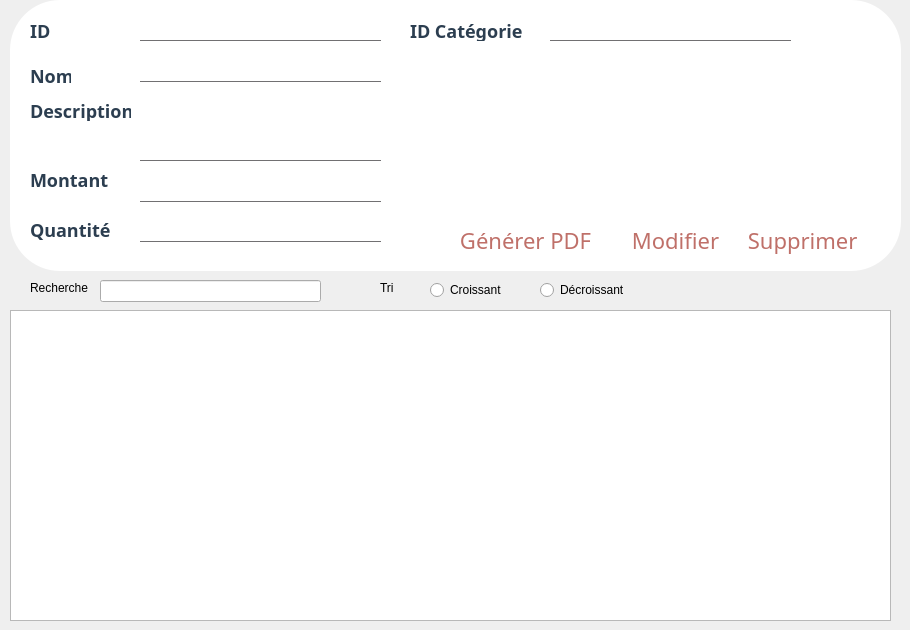
      <widget class="QWidget" name="Afficher">
       <attribute name="title">
        <string>Consulter la liste des dons</string>
       </attribute>
       <widget class="QTableView" name="tableView">
        <property name="geometry">
         <rect>
          <x>10</x>
          <y>310</y>
          <width>881</width>
          <height>311</height>
         </rect>
        </property>
       </widget>
       <widget class="QFrame" name="frame_3">
        <property name="geometry">
         <rect>
          <x>10</x>
          <y>0</y>
          <width>891</width>
          <height>271</height>
         </rect>
        </property>
        <property name="styleSheet">
         <string notr="true">QFrame{
border-radius:50px;

background-color: white;
}

QLabel{
color: #2C3E50;
font-size:18px;
font:bold;
font-family : century gothic;
}

QLineEdit{
background:transparent;
border:none;
color:#717072;
border-bottom:1px solid #717072;
}

QPushButton{
font-size:22px;
font-family:century gothic;
background:transparent;
border-radius:60px;
color:#BF7069;
border-radius:15px;
/*border:1px solid #BF7069;*/
}
QPushButton:hover{
color:#931A43;
/*background:#801414;*/
background:rgb(255, 228, 228);
border-radius:15px;
}</string>
        </property>
        <property name="frameShape">
         <enum>QFrame::StyledPanel</enum>
        </property>
        <property name="frameShadow">
         <enum>QFrame::Raised</enum>
        </property>
        <widget class="QLabel" name="label_64">
         <property name="geometry">
          <rect>
           <x>20</x>
           <y>220</y>
           <width>151</width>
           <height>20</height>
          </rect>
         </property>
         <property name="text">
          <string>Quantité</string>
         </property>
        </widget>
        <widget class="QLineEdit" name="lineEdit_description_8">
         <property name="geometry">
          <rect>
           <x>130</x>
           <y>120</y>
           <width>241</width>
           <height>41</height>
          </rect>
         </property>
        </widget>
        <widget class="QLabel" name="label_66">
         <property name="geometry">
          <rect>
           <x>20</x>
           <y>100</y>
           <width>101</width>
           <height>21</height>
          </rect>
         </property>
         <property name="text">
          <string>Description</string>
         </property>
        </widget>
        <widget class="QLineEdit" name="lineEdit_nom_8">
         <property name="geometry">
          <rect>
           <x>130</x>
           <y>60</y>
           <width>241</width>
           <height>22</height>
          </rect>
         </property>
        </widget>
        <widget class="QLineEdit" name="lineEdit_qut_8">
         <property name="geometry">
          <rect>
           <x>130</x>
           <y>220</y>
           <width>241</width>
           <height>22</height>
          </rect>
         </property>
        </widget>
        <widget class="QLineEdit" name="lineEdit_id_8">
         <property name="geometry">
          <rect>
           <x>130</x>
           <y>20</y>
           <width>241</width>
           <height>21</height>
          </rect>
         </property>
        </widget>
        <widget class="QLabel" name="label_65">
         <property name="geometry">
          <rect>
           <x>20</x>
           <y>60</y>
           <width>41</width>
           <height>31</height>
          </rect>
         </property>
         <property name="text">
          <string>Nom</string>
         </property>
        </widget>
        <widget class="QLabel" name="label_67">
         <property name="geometry">
          <rect>
           <x>20</x>
           <y>20</y>
           <width>41</width>
           <height>21</height>
          </rect>
         </property>
         <property name="text">
          <string>ID</string>
         </property>
        </widget>
        <widget class="QLabel" name="label_63">
         <property name="geometry">
          <rect>
           <x>20</x>
           <y>170</y>
           <width>91</width>
           <height>20</height>
          </rect>
         </property>
         <property name="text">
          <string>Montant</string>
         </property>
        </widget>
        <widget class="QLineEdit" name="lineEdit_mt_8">
         <property name="geometry">
          <rect>
           <x>130</x>
           <y>180</y>
           <width>241</width>
           <height>22</height>
          </rect>
         </property>
        </widget>
        <widget class="QPushButton" name="pushButton_supprimer">
         <property name="geometry">
          <rect>
           <x>730</x>
           <y>220</y>
           <width>131</width>
           <height>41</height>
          </rect>
         </property>
         <property name="text">
          <string>Supprimer </string>
         </property>
        </widget>
        <widget class="QPushButton" name="pushButton_modifier">
         <property name="geometry">
          <rect>
           <x>610</x>
           <y>220</y>
           <width>111</width>
           <height>41</height>
          </rect>
         </property>
         <property name="text">
          <string>Modifier</string>
         </property>
        </widget>
        <widget class="QPushButton" name="pushButton_PDF">
         <property name="geometry">
          <rect>
           <x>430</x>
           <y>220</y>
           <width>171</width>
           <height>41</height>
          </rect>
         </property>
         <property name="text">
          <string>Générer PDF</string>
         </property>
        </widget>
        <widget class="QLabel" name="label_68">
         <property name="geometry">
          <rect>
           <x>400</x>
           <y>20</y>
           <width>121</width>
           <height>21</height>
          </rect>
         </property>
         <property name="text">
          <string>ID Catégorie</string>
         </property>
        </widget>
        <widget class="QLineEdit" name="lineEdit_id_categorie">
         <property name="geometry">
          <rect>
           <x>540</x>
           <y>20</y>
           <width>241</width>
           <height>21</height>
          </rect>
         </property>
        </widget>
       </widget>
       <widget class="QLabel" name="label_10">
        <property name="geometry">
         <rect>
          <x>30</x>
          <y>280</y>
          <width>71</width>
          <height>16</height>
         </rect>
        </property>
        <property name="text">
         <string>Recherche</string>
        </property>
       </widget>
       <widget class="QLineEdit" name="lineEdit_recherche">
        <property name="geometry">
         <rect>
          <x>100</x>
          <y>280</y>
          <width>221</width>
          <height>22</height>
         </rect>
        </property>
       </widget>
       <widget class="QRadioButton" name="radioButton_C">
        <property name="geometry">
         <rect>
          <x>430</x>
          <y>280</y>
          <width>97</width>
          <height>20</height>
         </rect>
        </property>
        <property name="text">
         <string>Croissant</string>
        </property>
       </widget>
       <widget class="QRadioButton" name="radioButton_D">
        <property name="geometry">
         <rect>
          <x>540</x>
          <y>280</y>
          <width>97</width>
          <height>20</height>
         </rect>
        </property>
        <property name="text">
         <string>Décroissant</string>
        </property>
       </widget>
       <widget class="QLabel" name="label_11">
        <property name="geometry">
         <rect>
          <x>380</x>
          <y>280</y>
          <width>31</width>
          <height>16</height>
         </rect>
        </property>
        <property name="text">
         <string>Tri</string>
        </property>
       </widget>
      </widget>
